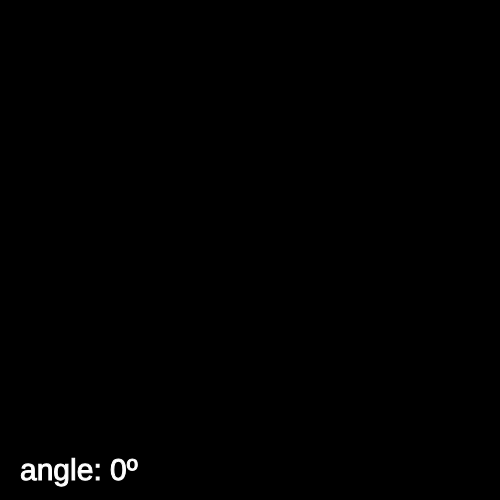
Frame 1 (no input)
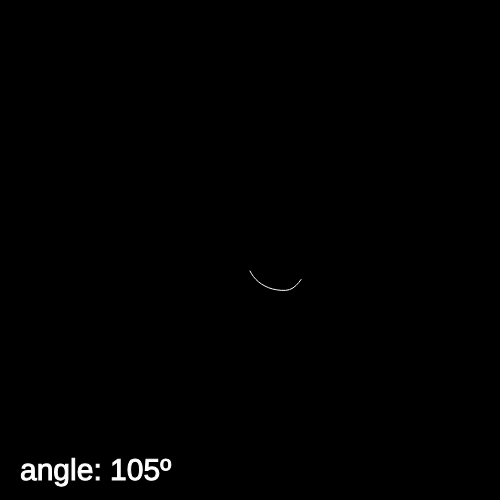
Frame 60 (no input)
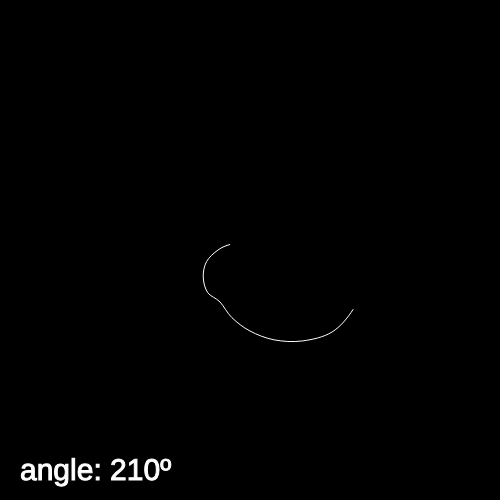
Frame 120 (the mouse pressed at the canvas centre since frame 60)

The p5.js sketch that drew these frames (run headless with seeded random() and noise() and a simulated clock; from frame 60 on, the mouse is pressed at the canvas centre):

// p5.js sketch
// ── sketch.js
let screenSize = {
	width: 500,
	height: 500
};

let centerPoint = {
	x: screenSize.width / 2,
	y: screenSize.height / 2
};

let angle = 0;
let points = [];
function setup() {
	createCanvas(screenSize.width, screenSize.height);

	textSize(30);

	setInterval(insertPoint, 50);
	stroke('white');
}

function draw() {
	clear(0, 0, screenSize.width, screenSize.height);
	background('black');

	fill('black');

	beginShape();

	points.forEach(function (point) {
		point.x += point.xDirection;
		point.y += point.yDirection;

		curveVertex(point.x, point.y);
	});
	endShape();

	fill('white');
	text(`angle: ${angle}º`, 20, 480);
}

function insertPoint() {
	angle = (angle + 15) % 360;

	let currentRadians = radians(angle);

	let currentCos = cos(currentRadians);
	let currentSin = sin(currentRadians);

	let point = {
		x: centerPoint.x,
		y: centerPoint.y,
		xDirection: currentCos,
		yDirection: currentSin
	};

	points.push(point);
}
